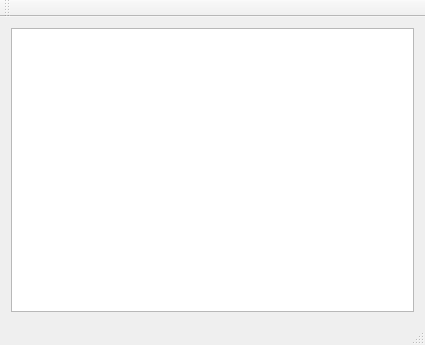
<?xml version="1.0" encoding="UTF-8"?>
<ui version="4.0">
 <class>Qlamp</class>
 <widget class="QMainWindow" name="Qlamp">
  <property name="geometry">
   <rect>
    <x>0</x>
    <y>0</y>
    <width>425</width>
    <height>345</height>
   </rect>
  </property>
  <property name="windowTitle">
   <string>Qlamp</string>
  </property>
  <widget class="QWidget" name="centralWidget">
   <layout class="QHBoxLayout" name="horizontalLayout">
    <item>
     <widget class="QTableWidget" name="table"/>
    </item>
   </layout>
  </widget>
  <widget class="QMenuBar" name="menuBar">
   <property name="geometry">
    <rect>
     <x>0</x>
     <y>0</y>
     <width>425</width>
     <height>17</height>
    </rect>
   </property>
  </widget>
  <widget class="QToolBar" name="mainToolBar">
   <attribute name="toolBarArea">
    <enum>TopToolBarArea</enum>
   </attribute>
   <attribute name="toolBarBreak">
    <bool>false</bool>
   </attribute>
  </widget>
  <widget class="QStatusBar" name="statusBar"/>
 </widget>
 <layoutdefault spacing="6" margin="11"/>
 <resources/>
 <connections/>
</ui>
